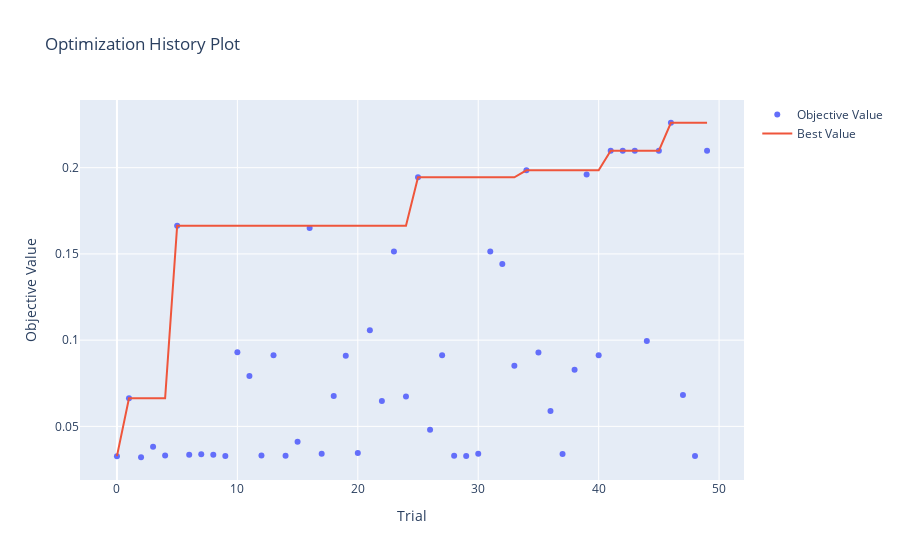

Notebook code for this chart:
### Code cell
print(study_lap.best_params)
optuna.visualization.plot_optimization_history(study_lap)
